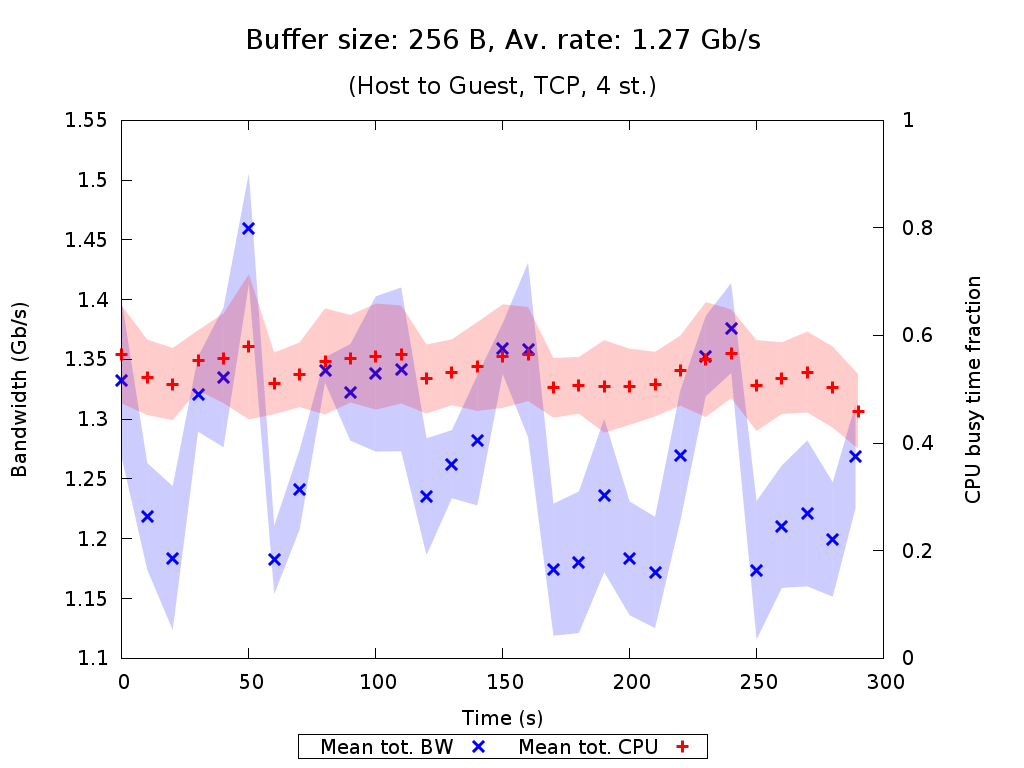

Reproduce this figure in gnuplot.
set terminal pngcairo nocrop enhanced size 1024,768 font "Verdana,15"
set output "TCP_4_st_2015_07_24_22-09-54_h2g_256B.png"

set title "{/=20 Buffer size: 256 B, Av. rate: 1.27 Gb/s}\n\n{/=18 (Host to Guest, TCP, 4 st.)}"

set xlabel "Time (s)"
set ylabel "Bandwidth (Gb/s)"
set ytics nomirror
set y2label "CPU busy time fraction"
set y2tics nomirror
set y2range [0:1]
set key bmargin center horizontal box samplen 1 width -1
set bmargin 4.6

set style fill transparent solid 0.2 noborder
plot "TCP_4_st_2015_07_24_22-09-54_h2g_256B_iperf_processed.dat" using 1:($2/1073741824.0-$3/1073741824.0):($2/1073741824.0+$3/1073741824.0) with filledcurves lc rgb "blue" notitle, \
     "" using 1:($2/1073741824.0) with points pt 2 ps 1.5 lw 3 lc rgb "blue" title "Mean tot. BW", \
     "TCP_4_st_2015_07_24_22-09-54_h2g_256B_mpstat_processed.dat" using 1:($2-$3):($2+$3) with filledcurves lc rgb "red" axes x1y2 notitle, \
     "" using 1:2 with points pt 1 ps 1.5 lw 3 lc rgb "red" axes x1y2 title "Mean tot. CPU"
